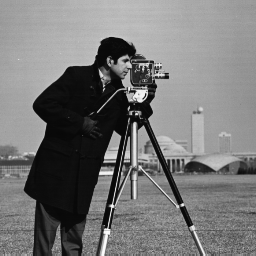
%> input picture img.tif, 256 x 256 px
$ octave jpeg_DCPM_compression.m   (GNU Octave 9; MATLAB toolbox functions it lacks are replaced by stand-ins)
%> lines starting %> are read from the running program, lines starting %| are printed output that depends on the picture
### zigzag.m
function y=zigzag(x)
% transform a matrix to the zigzag format
%x=reshape(1:16,[4 4])’;
[row col]=size(x);
if row~=col
disp('toZigzag() fails Must be a square matrix');
return;
end;
y=zeros(row*col,1);
count=1;
for s=1:row
if mod(s,2)==0
for m=s:-1:1
y(count)=x(m,s+1-m);
count=count+1;
end;
else
for m=1:s
y(count)=x(m,s+1-m);
count=count+1;
end;
end;
end;
if mod(row,2)==0
flip=1;
else
flip=0;
end;
for s=row+1:2*row-1
if mod(flip,2)==0
for m=row:-1:s+1-row
y(count)=x(m,s+1-m);
count=count+1;
end;
else
for m=row:-1:s+1-row
y(count)=x(s+1-m,m);
count=count+1;
end;
end;
flip=flip+1;
end

### DPCM.m
function y= DPCM(code)

dcode=[];
for i=1:length(code)
    if(i==1)
      dcode(i)=code(i);
    else
      dcode(i)=code(i)-code(i-1);
    end
end
y=dcode;
end

### RLEncoding.m
function y= RLEncoding(sig)
k=1;
c=1;

for i=1:length(sig);
    f(k,1)=sig(i);

     if (i==length(sig))
        f(k,2)=c;
     else if(sig(i)==sig(i+1))
        c=c+1;
    else
        f(k,2)=c;
        k=k+1;
        c=1;
         end
     end
end

code=[];
for i=1:length(f);
   code=[code,f(i,1),f(i,2)];
end

y=code;
end

### jpeg_DCPM_compression.m
% clear all;
close all;

clc;

img=imread('img.tif');                 % Read Image
%> img is the input picture: size 256x256 uint8; min 7, max 253, mean 118.7

img=imresize(img,[64,64]);
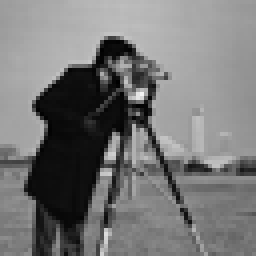
%> img: size 64x64 uint8 (shown 4 times larger); min 0, max 243, mean 118.7

imshow(img);                            % Show Image
title('Original Image');

% Initialize Variables

dcode=[];
myimg=zeros(8,8);
dimg=zeros(8,8);
q=zeros(8,8);
I=eye(8);
[r,c]=size(img);
%> r = 64; c = 64
img1=zeros(r,c);

% Quality Matrix
for i=1:8
q(1:i,i)=2^(i-1);
q(i,1:i)=2^(i-1);
end

dimg=dct(I);                           % Discrete Cosine Transform of Identity Matri
idimg=dimg';                           % Transpose of DCT
% DCT + Quantization + Zigzag
for i=1:8:r
  for j=1:8:c
     cimg=double(img((i:i+7),(j:j+7)));  % Windowing
     cimg1=cimg*dimg;
     cimg2=cimg1*idimg;
     cimg3=cimg2./q;                        % Quantization
     img1((i:i+7),(j:j+7))=cimg3;

  end
end
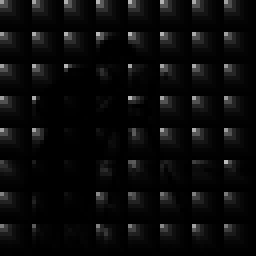
%> img1: size 64x64 double (shown 4 times larger); min 4.3e-16, max 186, mean 11

zimg=(zigzag(img1)).';				% Zigzag Transformation
%> after the loop in zigzag, `for s=1:row`: count = 2081; y = 4096 values, max 184 at index 1621, min 0 at index 2081, mean 6.1
%> after the loop in zigzag, `for s=row+1:2*row-1`: count = 4097; flip = 64; y = 4096 values, max 186 at index 3608, min 4.3e-16 at index 1255, mean 11.01
%> zimg has the same summary as y in zigzag

DPCM_code=DPCM(zimg);                           % DPCM = Diffrential Pulse Code Modulation
%> after the loop in DPCM, `for i=1:length(code)`: dcode = 4096 values, max 184.6 at index 3608, min -184.8 at index 3609, mean 0.000238
%> in DPCM, `y=dcode;`: y has the same summary as dcode
%> DPCM_code has the same summary as dcode in DPCM

RLE_Code=num2str(RLEncoding(DPCM_code));        % Run Length Encoding
%> after the loop in RLEncoding, `for i=1:length(sig);`: k = 4094
%> the loop in RLEncoding, `for i=1:length(f);` made 4094 passes
%> code on passes 1 to 3: [157 1], [157 1 -79 1], [157 1 -79 1 1 1]
%> after the loop in RLEncoding, `for i=1:length(f);`: code = 8188 values, max 184.6 at index 7213, min -184.8 at index 7215, mean 0.5
%> in RLEncoding, `y=code;`: y has the same summary as code

%> (the run ends here)
